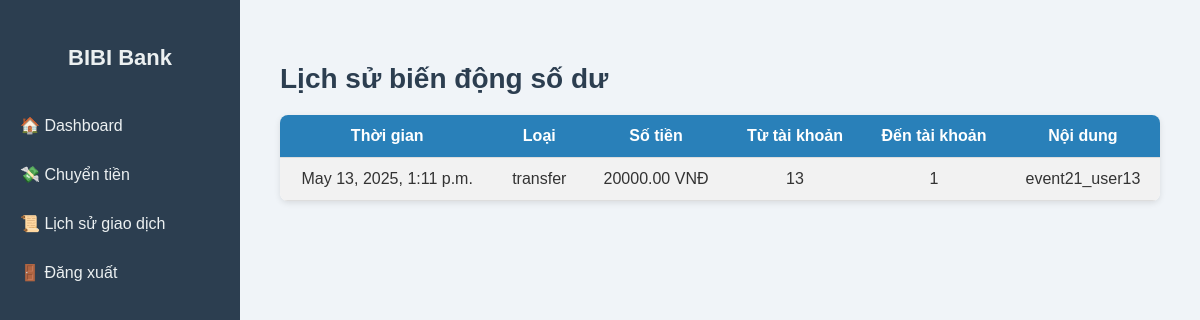
The app's page /bibi/activity/ (signed in) with its own data.
### my_app/models.py (models this page shows)
class Transactions(models.Model):
    transaction_id = models.AutoField(primary_key=True)
    from_account = models.ForeignKey(Accounts, models.DO_NOTHING, blank=True, null=True)
    to_account = models.ForeignKey(Accounts, models.DO_NOTHING, related_name='transactions_to_account_set', blank=True, null=True)
    amount = models.DecimalField(max_digits=15, decimal_places=2)
    transaction_type = models.CharField(max_length=50, null=True)
    transaction_date = models.DateTimeField(blank=True, null=True)
    status = models.CharField(max_length=50, blank=True, null=True)
    content = models.CharField(max_length=255, blank=True, null=True)  # 👈 thêm dòng này
    class Meta:
        managed = True
        db_table = 'transactions'

class Accounts(models.Model):
    account_id = models.AutoField(primary_key=True)
    user = models.ForeignKey(Users, models.DO_NOTHING, blank=True, null=True)  # ForeignKey from myapp's Users model
    balance = models.DecimalField(max_digits=15, decimal_places=2, blank=True, null=True)
    account_type = models.CharField(max_length=50, blank=True, null=True)
    status = models.CharField(max_length=50, blank=True, null=True)
    created_at = models.DateTimeField(blank=True, null=True)
    class Meta:
        managed = True
        db_table = 'accounts'

### my_app/views.py (the view)
# urls.py: path('bibi/activity/', bibi_balance_activity, name='bibi_balance_activity'),
def bibi_balance_activity(request):
    try:
        user_obj = Users.objects.get(username=request.user.username)
        account_list = Accounts.objects.filter(user=user_obj)
        if not account_list.exists():
            messages.error(request, 'Không có tài khoản nào được liên kết.')
            return redirect('bibi_dashboard')
        transactions = Transactions.objects.filter(
            Q(from_account__in=account_list) | Q(to_account__in=account_list)
        ).order_by('-transaction_date')
        return render(request, 'bibi/balance_activity.html', {
            'transactions': transactions,
            'accounts': account_list
        })
    except Users.DoesNotExist:
        messages.error(request, 'Không tìm thấy thông tin người dùng.')
        return redirect('logout')

### my_app/templates/bibi/balance_activity.html (shortened to what this page needs)
<!DOCTYPE html>
<html lang="vi">
<head>
</head>
<body>
  <div class="sidebar">
    <h1>BIBI Bank</h1>
    <a href="{% url 'bibi_dashboard' %}">🏠 Dashboard</a>
    <a href="{% url 'bibi_transfer' %}">💸 Chuyển tiền</a>
    <a href="{% url 'bibi_balance_activity' %}">📜 Lịch sử giao dịch</a>
    <a href="/logout/">🚪 Đăng xuất</a>
  </div>
  <div class="main-content">
    <h2>Lịch sử biến động số dư</h2>
    {% if transactions %}
      <table>
        <tr>
          <th>Thời gian</th>
          <th>Loại</th>
          <th>Số tiền</th>
          <th>Từ tài khoản</th>
          <th>Đến tài khoản</th>
          <th>Nội dung</th>
        </tr>
        {% for t in transactions %}
          <tr>
            <td>{{ t.transaction_date }}</td>
            <td>{{ t.transaction_type }}</td>
            <td>{{ t.amount }} VNĐ</td>
            <td>{% if t.from_account %}{{ t.from_account.account_id }}{% else %}N/A{% endif %}</td>
            <td>{% if t.to_account %}{{ t.to_account.account_id }}{% else %}N/A{% endif %}</td>
            <td>{{ t.content }}</td>
          </tr>
        {% endfor %}
      </table>
    {% else %}
      <p>Không có giao dịch nào.</p>
    {% endif %}
  </div>
</body>
</html>

### my_app/templates/bibi/balance_activity.html (style rules this page uses)
body { margin: 0; font-family: Arial, sans-serif; background-color: #f0f4f8; color: #333; display: flex; min-height: 100vh; }
.sidebar { width: 240px; background-color: #2c3e50; padding-top: 30px; flex-shrink: 0; }
.sidebar h1 { color: #ecf0f1; text-align: center; margin-bottom: 30px; font-size: 22px; }
.sidebar a { display: block; padding: 15px 20px; color: #ecf0f1; text-decoration: none; font-size: 16px; }
.main-content { flex: 1; padding: 40px; }
h2 { color: #2c3e50; font-size: 28px; margin-bottom: 20px; }
table { width: 100%; border-collapse: collapse; background-color: #fff; box-shadow: 0 2px 6px rgba(0, 0, 0, 0.1); border-radius: 8px; overflow: hidden; }
th, td { padding: 12px 15px; text-align: center; border-bottom: 1px solid #ddd; }
th { background-color: #2980b9; color: white; }
tr:nth-child(even) { background-color: #f2f2f2; }

### records on screen
Transactions: transaction_date "May 13, 2025, 1:11 p.m.", transaction_type "transfer", amount "20000.00", from_account.account_id "13", to_account.account_id "1", content "event21_user13"
